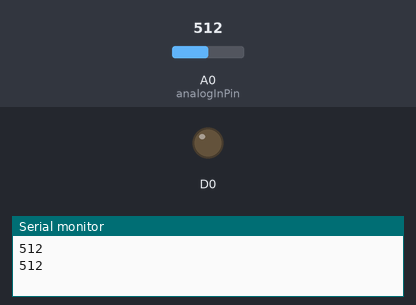
This sketch was run on a simulated ESP8266 (NodeMCU). On the bench: output pins drawn as LEDs (lit = HIGH), the last lines printed to the serial monitor. Dashed ring = blinking. The inputs (shaded band) are chosen by the test bench; at power-on: A0 (analogInPin) = 512.

Above: at 1.8 s.
1.9 s: A0 (analogInPin) set to 885
3.4 s: A0 (analogInPin) set to 914
At 4.8 s:
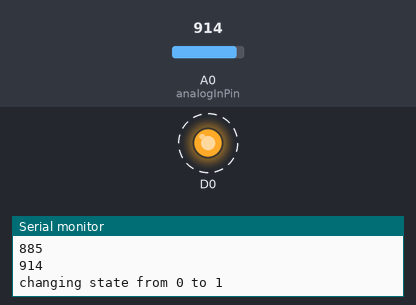
7.5 s: A0 (analogInPin) set to 900
At 8.1 s:
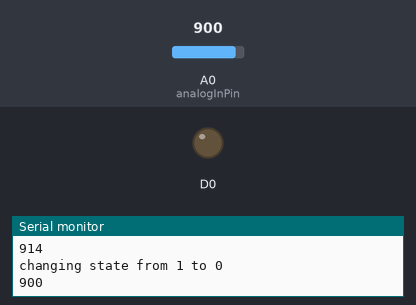
Timing chart, 0 to 10.5 s (numbered marks = the images above; inputs shaded):
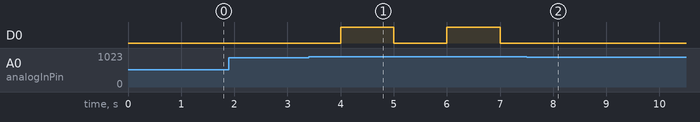

Measured:
- the behaviour switches between 900 and 901 on A0 (analogInPin) (found by bisection; images 0 and 1)
- after the input at 3.4 s, D0: alternates HIGH for 1.0 s and LOW for 1.0 s, starting after 0.60 s
- after the input at 7.5 s, D0: stops changing and stays LOW

The sketch:

Q1-7.ino
```cpp
const int analogInPin = A0;  // ESP8266 Analog Pin ADC0 = A0
int sensorValue = 0;
boolean state = false;

void setup() {
  // put your setup code here, to run once:
  Serial.begin(115200);
  pinMode(D0, OUTPUT);

}

void loop() {
  // read the analog in value
  sensorValue = analogRead(analogInPin);

  // print the readings in the Serial Monitor
  Serial.println(sensorValue);
  if (sensorValue > 900){
      Serial.print("changing state from ");
      Serial.print(state);
      Serial.print(" to ");
      Serial.println(!state);
      state = !state;

    }

  if (state == true){
      digitalWrite(D0, HIGH);
    }
  else{
    digitalWrite(D0, LOW);
    }

  delay(1000);

}
```
